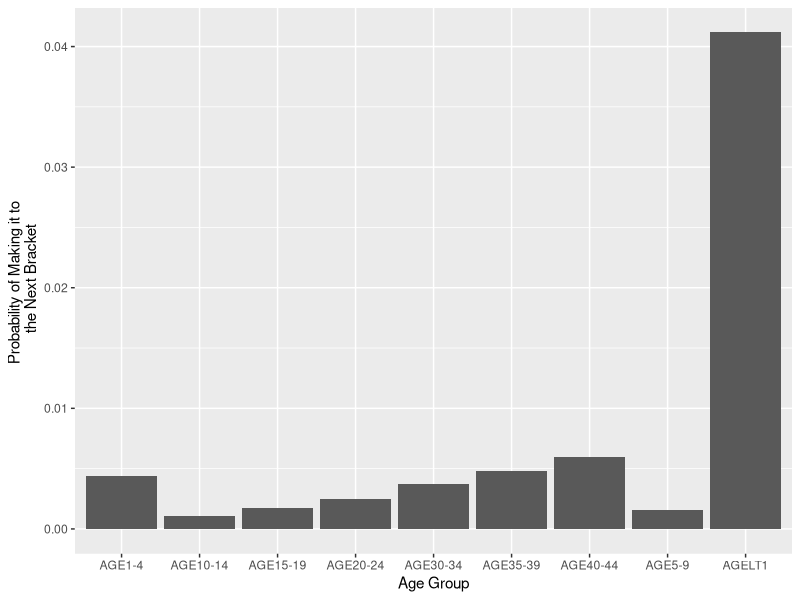

Recreate this plot in R.
## Takes in raw life table data 

# Load in the WHO data set, which comes from an API pull of GHO/Life 029
setwd("~/Desktop/data")
lifetables <- read.csv("complete_lifetables.csv", header = TRUE, row.names=NULL, na.strings=c("","NA"))

# Drop stupid variables 
lifetables$PUBLISHSTATE <- NULL
lifetables$GHO <- NULL
lifetables$REGION <- NULL
lifetables$WORLDBANKINCOMEGROUP <- NULL

# Keep only MALE observations
lifetables <- lifetables[("MLE" == lifetables$SEX),]
lifetables$SEX <- NULL

# Load some packages
library(reshape2)
library(ggplot2)

# Categorize Age Groups into Numbers
lifetables$ageid <- rep(NA, nrow(lifetables))
lifetables$ageid[lifetables$AGEGROUP  == "AGELT1"] <- 0
lifetables$ageid[lifetables$AGEGROUP  == "AGE1-4"] <- 1
lifetables$ageid[lifetables$AGEGROUP  == "AGE5-9"] <- 2
lifetables$ageid[lifetables$AGEGROUP  == "AGE10-14"] <- 3
lifetables$ageid[lifetables$AGEGROUP  == "AGE15-19"] <- 4
lifetables$ageid[lifetables$AGEGROUP  == "AGE20-24"] <- 5
lifetables$ageid[lifetables$AGEGROUP  == "AGE25-30"] <- 6
lifetables$ageid[lifetables$AGEGROUP  == "AGE30-34"] <- 7
lifetables$ageid[lifetables$AGEGROUP  == "AGE35-39"] <- 8
lifetables$ageid[lifetables$AGEGROUP  == "AGE40-44"] <- 9
lifetables$ageid[lifetables$AGEGROUP  == "AGE45-50"] <- 10

# Keep only observations for under age 50
lifetables <- na.omit(lifetables)

# Melt data down into long format
melted.mort <- melt(lifetables, id=c("AGEGROUP", "COUNTRY", "YEAR", "ageid"))

# Aggregate values by year and country for ages 5-14
# New dataframe is called youngmort 
write.csv(melted.mort, file = "formatted_lifetables.csv")

# Aggregate data by age group
value.bygroup <- na.omit(aggregate(melted.mort$value, by=list(melted.mort$AGEGROUP), 
                                      FUN=mean, na.rm=TRUE))

# Plot! 
ggplot(data=value.bygroup, aes(x=Group.1, y=x)) + geom_bar( stat="identity") +scale_x_discrete(name ="Age Group") + ylab("Probability of Making it to \n the Next Bracket")
                                                                                                                   







